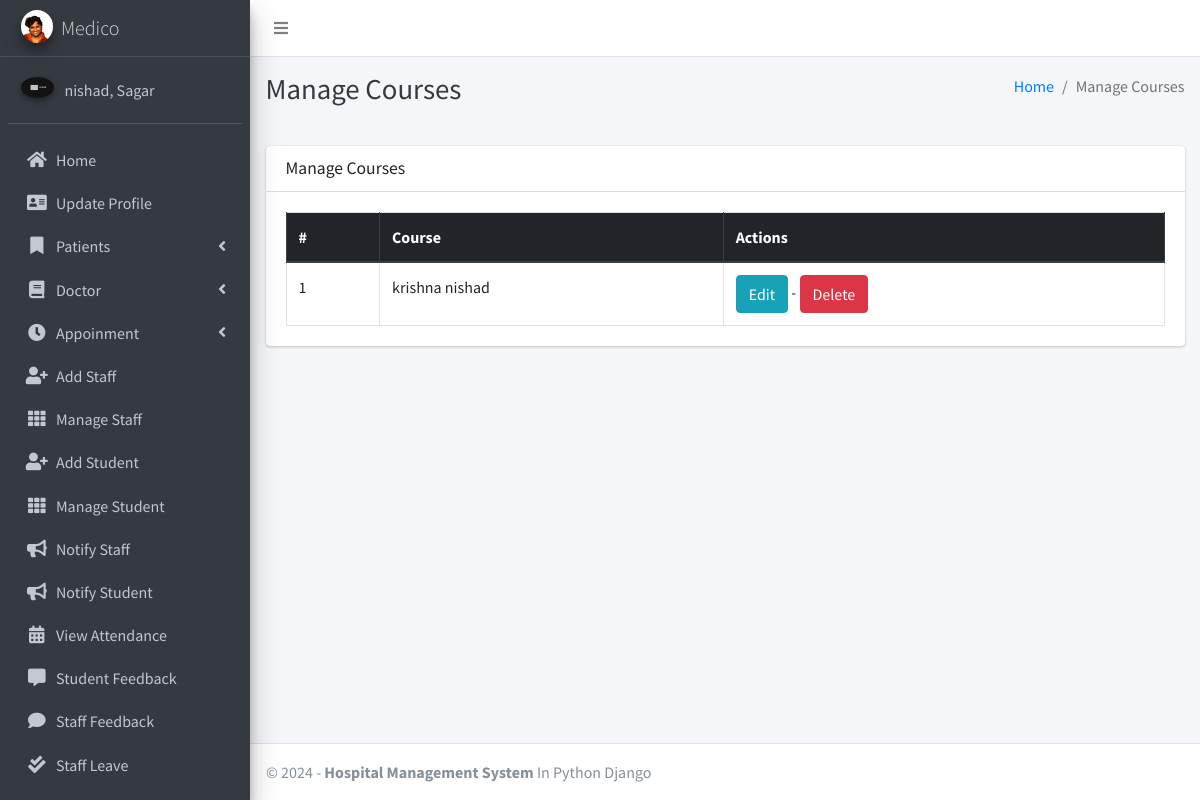
/course/manage/ (signed in), run on the app's committed database.
### main_app/models.py (models this page shows, shortened)
class CustomUser(AbstractUser):
    USER_TYPE = ((1, "HOD"), (2, "Staff"), (3, "Student"))
    GENDER = [("M", "Male"), ("F", "Female")]
    username = None  # Removed username, using email instead
    email = models.EmailField(unique=True)
    user_type = models.CharField(default=1, choices=USER_TYPE, max_length=1)
    gender = models.CharField(max_length=1, choices=GENDER)
    profile_pic = models.ImageField()
    address = models.TextField()
    fcm_token = models.TextField(default="")  # For firebase notifications
    created_at = models.DateTimeField(auto_now_add=True)
    updated_at = models.DateTimeField(auto_now=True)
    USERNAME_FIELD = "email"
    REQUIRED_FIELDS = []
    objects = CustomUserManager()
    def __str__(self):
        return self.last_name + ", " + self.first_name

class Course(models.Model):
    name = models.CharField(max_length=120)
    created_at = models.DateTimeField(auto_now_add=True)
    updated_at = models.DateTimeField(auto_now=True)

### main_app/hod_views.py (the view)
# urls.py: path("course/manage/", hod_views.manage_course, name='manage_course'),
def manage_course(request):
    courses = Course.objects.all()
    context = {
        'courses': courses,
        'page_title': 'Manage Courses'
    }
    return render(request, "hod_template/manage_course.html", context)

### main_app/templates/hod_template/manage_course.html
{% extends 'main_app/base.html' %}
{% load static %}
{% block page_title %}{{page_title}}{% endblock page_title %}
{% block content %}
<section class="content">
    <div class="container-fluid">
        <div class="row">
            <div class="col-md-12">
                <div class="card">
                    <div class="card-header">
                        <h3 class="card-title">{{page_title}}</h3>
                    </div>
                    <div class="card-body">
                        <table id="example2" class="table table-bordered table-hover">
                            <thead class="thead-dark">
                                <tr>
                                    <th>#</th>
                                    <th>Course</th>
                                    <th>Actions</th>
                                </tr>
                            </thead>
                            <tbody>
                                {% for course in courses %}
                                <tr>
                                    <td>{{ forloop.counter }}</td>
                                    <td>{{course.name}}</td>
                                    <td>
                                        <a href="{% url 'edit_course' course.id %}" class="btn btn-info">Edit</a> -
                                        <a href="{% url 'delete_course' course.id %}" onclick="return confirm('Are you sure you want to delete this course ?')" class="btn btn-danger">Delete</a>
                                    </td>
                                </tr>
                                {% endfor %}
                            </tbody>
                        </table>
                    </div>
                </div>
            </div>
        </div>
    </div>
</section>
{% endblock content %}

### main_app/templates/main_app/base.html (shortened to what this page needs)
{% load static %}
<!DOCTYPE html>
<html>
<head>
    <link rel="stylesheet" href="{% static 'plugins/fontawesome-free/css/all.min.css'%} ">
    <link rel="stylesheet" href="https://code.ionicframework.com/ionicons/2.0.1/css/ionicons.min.css">
    <link rel="stylesheet"
        href="{% static 'plugins/tempusdominus-bootstrap-4/css/tempusdominus-bootstrap-4.min.css'%} ">
    <link rel="stylesheet" href="{% static 'plugins/icheck-bootstrap/icheck-bootstrap.min.css'%} ">
    <link rel="stylesheet" href="{% static 'dist/css/adminlte.min.css'%} ">
    <link rel="stylesheet" href="{% static 'plugins/overlayScrollbars/css/OverlayScrollbars.min.css'%} ">
    <link rel="stylesheet" href="{% static 'plugins/daterangepicker/daterangepicker.css'%} ">
</head>
<body class="hold-transition sidebar-mini layout-fixed">
    <div class="wrapper">
        <nav class="main-header navbar navbar-expand navbar-white navbar-light">
            <ul class="navbar-nav">
                <li class="nav-item">
                    <a class="nav-link" data-widget="pushmenu" href="#"><i class="fas fa-bars"></i></a>
                </li>
            </ul>
        </nav>
        {% include "main_app/sidebar_template.html" with user=user %}
        <div class="content-wrapper">
            <div class="content-header">
                <div class="container-fluid">
                    <div class="row mb-2">
                        <div class="col-sm-6">
                            <h1 class="m-0 text-dark">{% block page_title %}{% endblock page_title %}</h1>
                        </div>
                        <div class="col-sm-6">
                            <ol class="breadcrumb float-sm-right">
                                <li class="breadcrumb-item"><a href="#">Home</a></li>
                                <li class="breadcrumb-item active">{{ page_title }}</li>
                            </ol>
                        </div>
                    </div>
                </div>
            </div>
<section class="content">
    <div class="container-fluid">
        <div class="row">
            <div class="col-md-12">
            </div></div></div></section>
            {% block content %}
            {% endblock content %}
        </div>
        {% include "main_app/footer.html" %}
    </div>
</body>
</html>

### main_app/templates/main_app/sidebar_template.html (shortened to what this page needs)
{% load static %}
<aside class="main-sidebar sidebar-dark-info elevation-4">
    {% if request.user.user_type == '1' %}
    <a href="{% url 'admin_home' %}" class="brand-link">
        <img src="{% static 'dist/img/passport.png' %} " alt="AdminLTE Logo"
            class="brand-image img-circle elevation-3" >
        <span class="brand-text font-weight-light">Medico</span>
    </a>
    <div class="sidebar">
        <div class="user-panel mt-3 pb-3 mb-3 d-flex">
            <div class="image">
                <img src="{{ request.user.profile_pic}}" class="img-circle elevation-2" alt="User Image">
            </div>
            <div class="info">
                <a href="#" class="d-block">{{user}}</a>
            </div>
        </div>
        <nav class="mt-2">
            <ul class="nav nav-pills nav-sidebar flex-column" data-widget="treeview" role="menu" data-accordion="false">
                <li class="nav-item">
                    {% url 'admin_home' as admin_home %}
                    <a href="{{admin_home}}" class="nav-link {% if admin_home == request.path %} active {% endif %}">
                        <i class="nav-icon fas fa-home"></i>
                        <p>
                            Home
                        </p>
                    </a>
                </li>
                <li class="nav-item">
                    {% url 'admin_view_profile' as admin_view_profile %}
                    <a href="{{admin_view_profile}}"
                        class="nav-link {% if admin_view_profile == request.path %} active {% endif %}">
                        <i class="nav-icon fas fa-address-card"></i>
                        <p>
                            Update Profile
                        </p>
                    </a>
                </li>
                <li class="nav-item has-treeview">
                    <a href="#" class="nav-link">
                        <i class="nav-icon fas fa-bookmark"></i>
                        <p>
                            Patients
                            <i class="fas fa-angle-left right"></i>
                        </p>
                    </a>
                </li>
                <li class="nav-item has-treeview">
                    <a href="#" class="nav-link">
                        <i class="nav-icon fas fa-book"></i>
                        <p>
                            Doctor
                            <i class="fas fa-angle-left right"></i>
                        </p>
                    </a>
                </li>
                <li class="nav-item has-treeview">
                    <a href="#" class="nav-link">
                        <i class="nav-icon fas fa-clock"></i>
                        <p>
                            Appoinment
                            <i class="fas fa-angle-left right"></i>
                        </p>
                    </a>
                </li>
                <li class="nav-item">
                    {% url 'add_staff' as add_staff %}
                    <a href="{{add_staff}}" class="nav-link {% if add_staff == request.path %} active {% endif %}">
                        <i class="nav-icon fas fa-user-plus"></i>
                        <p>
                            Add Staff
                        </p>
                    </a>
                </li>
                <li class="nav-item">
                    {% url 'manage_staff' as manage_staff %}
                    {% url 'edit_staff' staff_id as edit_staff %}
                    <a href="{{manage_staff}}"
                        class="nav-link {% if manage_staff == request.path or request.path == edit_staff %} active {% endif %}">
                        <i class="nav-icon fas fa-th"></i>
                        <p>
                            Manage Staff
                        </p>
                    </a>
                </li>
                <li class="nav-item">
                    {% url 'add_student' as add_student%}
                    <a href="{{add_student}}" class="nav-link  {% if add_student == request.path %} active {% endif %}">
                        <i class="nav-icon fas fa-user-plus"></i>
                        <p>
                            Add Student
                        </p>
                    </a>
                </li>
                <li class="nav-item">
                    {% url 'manage_student' as manage_student %}
                    {% url 'edit_student' student_id as edit_student %}
                    <a href="{{manage_student}}"
                        class="nav-link  {% if edit_student == request.path or manage_student == request.path %} active {% endif %}">
                        <i class="nav-icon fas fa-th"></i>
                        <p>
                            Manage Student
                        </p>
                    </a>
                </li>
                <li class="nav-item">
                    {% url 'admin_notify_staff' as admin_notify_staff %}
                    <a href="{{admin_notify_staff}}"
                        class="nav-link {% if admin_notify_staff == request.path %} active {% endif %}">
                        <i class="nav-icon fas fa-bullhorn"></i>
                        <p>
                            Notify Staff
                        </p>
                    </a>
                </li>
                <li class="nav-item">
                    {% url 'admin_notify_student' as admin_notify_student %}
                    <a href="{{admin_notify_student}}"
                        class="nav-link {% if admin_notify_student == request.path %} active {% endif %}">
                        <i class="nav-icon fas fa-bullhorn"></i>
                        <p>
                            Notify Student
                        </p>
                    </a>
                </li>
                <li class="nav-item">
                    {% url 'admin_view_attendance' as admin_view_attendance %}
                <li class="nav-item">
                    <a href="{{admin_view_attendance}}"
                        class="nav-link  {% if admin_view_attendance == request.path %} active {% endif %}">
                        <i class="nav-icon fas fa-calendar-alt"></i>
                        <p>
                            View Attendance
                        </p>
                    </a>
                </li>
                <li class="nav-item">
                    {% url 'student_feedback_message' as student_feedback_message %}
                    <a href="{{ student_feedback_message }}"
                        class="nav-link  {% if student_feedback_message == request.path %} active {% endif %}">
                        <i class="nav-icon fas fa-comment-alt"></i>
                        <p>
                            Student Feedback
                        </p>
                    </a>
                </li>
                <li class="nav-item">
                    {% url 'staff_feedback_message' as staff_feedback_message %}
                    <a href="{{staff_feedback_message}}"
                        class="nav-link   {% if staff_feedback_message == request.path %} active {% endif %}">
                        <i class="nav-icon fas fa-comment"></i>
                        <p>
                            Staff Feedback
                        </p>
                    </a>
                </li>
                <li class="nav-item">
                    {% url 'view_staff_leave' as view_staff_leave %}
                    <a href="{{view_staff_leave}}"
                        class="nav-link  {% if view_staff_leave == request.path %} active {% endif %}">
                        <i class="nav-icon fas fa-check-double"></i>
                        <p>
                            Staff Leave
                        </p>
                    </a>
                </li>
                <li class="nav-item">
                    {% url 'view_student_leave' as view_student_leave %}
                    <a href="{% url 'view_student_leave' %}"
                        class="nav-link  {% if view_student_leave == request.path %} active {% endif %}">
                    </a>
                </li>
                                        {% endif %}
                                    </ul>
                                </nav>
                            </div>
</aside>

### main_app/templates/main_app/footer.html (shortened to what this page needs)
<footer class="main-footer">
    &copy; {% now "Y" %} - <strong>Hospital Management System</strong>
    In Python Django
</footer>

### data on the page
CustomUser: user.profile_pic (picture), last_name+first_name "nishad, Sagar"
Course: name "krishna nishad"

### other printed values
{{ page_title }} "Manage Courses"
